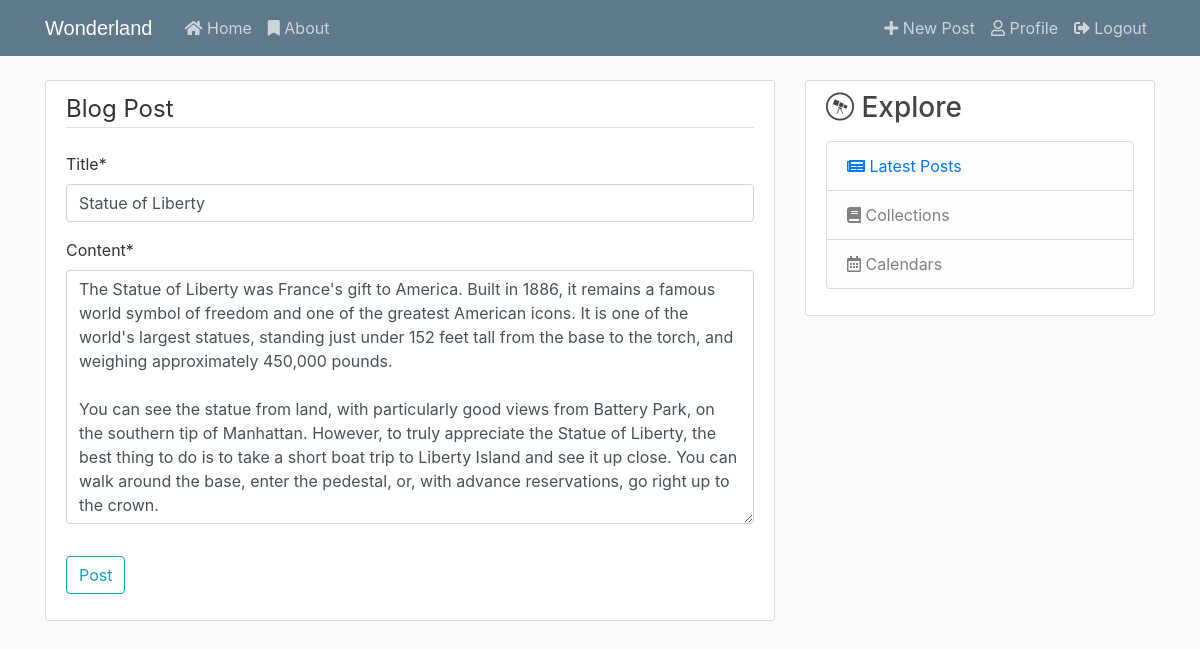
Page /post/1/update (signed in) on the committed database.
### blog/models.py (models this page shows, shortened)
class Post(models.Model):
    title = models.CharField(max_length=100)
    content = models.TextField()
    date_posted = models.DateTimeField(default=timezone.now)
    author = models.ForeignKey(User, on_delete=models.CASCADE)

### blog/views.py (the view, shortened to what this page needs)
# urls.py: path("post/<int:pk>/update", PostUpdateView.as_view(), name="post-update"),
class PostUpdateView(LoginRequiredMixin, UserPassesTestMixin, UpdateView):
    model = Post
    fields = ["title", "content"]
    def test_func(self):
        post = self.get_object()
        if self.request.user == post.author:
            return True
        return False

### blog/templates/blog/post_form.html (shortened to what this page needs)
{% extends "blog/base.html" %}
{% load crispy_forms_tags %}
{% block content %}
    <div class="content-section">
        <form method="POST" action="">
            <fieldset class="form-group">
                <legend class="border-bottom mb-4">Blog Post</legend>
                {{ form|crispy }}
            </fieldset>
            <div class="form-group">
                <button class="btn btn-outline-info" type="submit">Post</button>
            </div>
        </form>
    </div>
{% endblock %}

### blog/static/blog/main.css (style rules this page uses)
body { background: #fafafa; color: #333333; margin-top: 5rem; }
.content-section { background: #ffffff; padding: 10px 20px; border: 1px solid #dddddd; border-radius: 3px; margin-bottom: 20px; }

### rows in the picture
Post: title "Statue of Liberty", content "The Statue of Liberty was France's gift to America. Built in 1886, it remains a famous world symbol of freedom and one of the greatest American icons. It is one of the world's largest statues, standing just under 152 feet tall from the base to the torch, and weighing approximately 450,000 pounds. You can see the statue from land, with particularly good views from Battery Park, on the southern tip of Manhattan. However, to truly appreciate the Statue of Liberty, the best thing to do is to take a short boat trip to Liberty Island and see it up close. You can walk around the base, enter the pedestal, or, with advance reservations, go right up to the crown."
